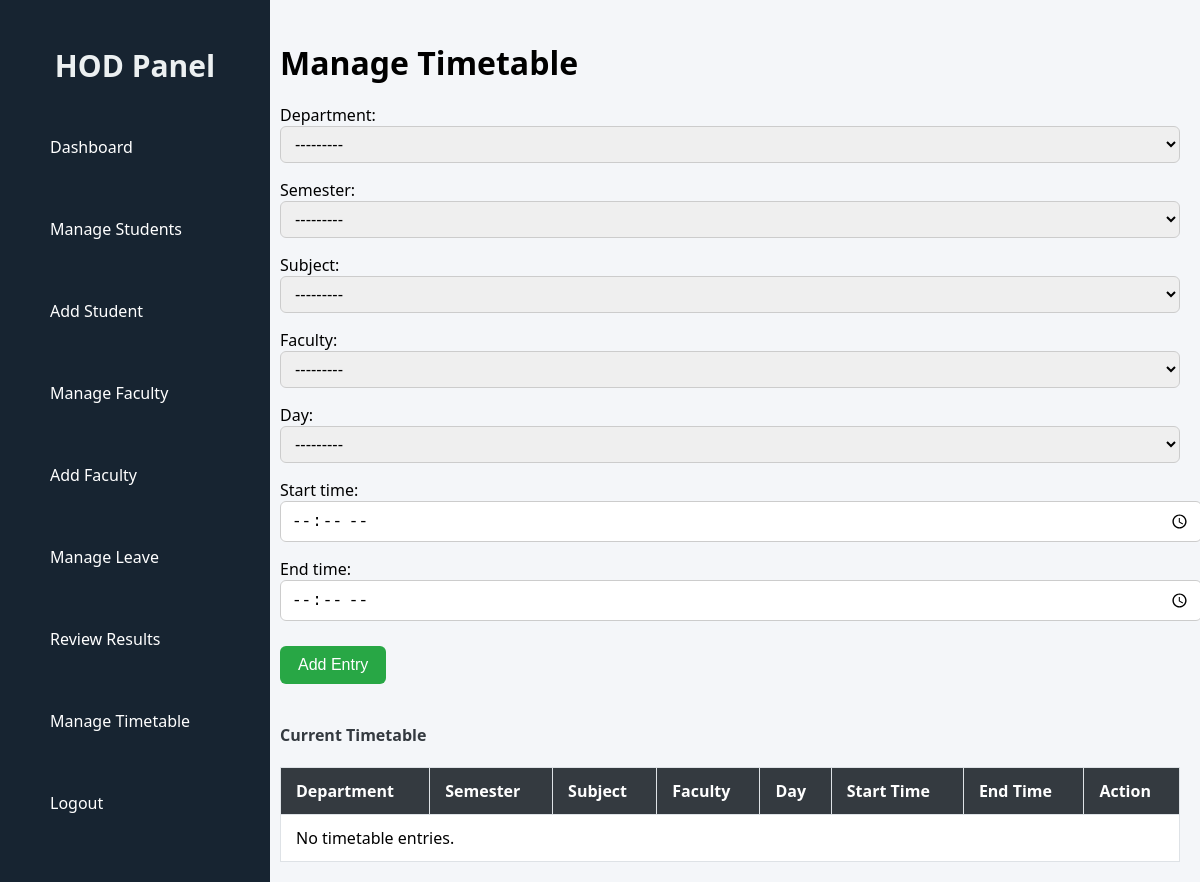
The app's page /hod/make-timetable/ (signed in), older data.
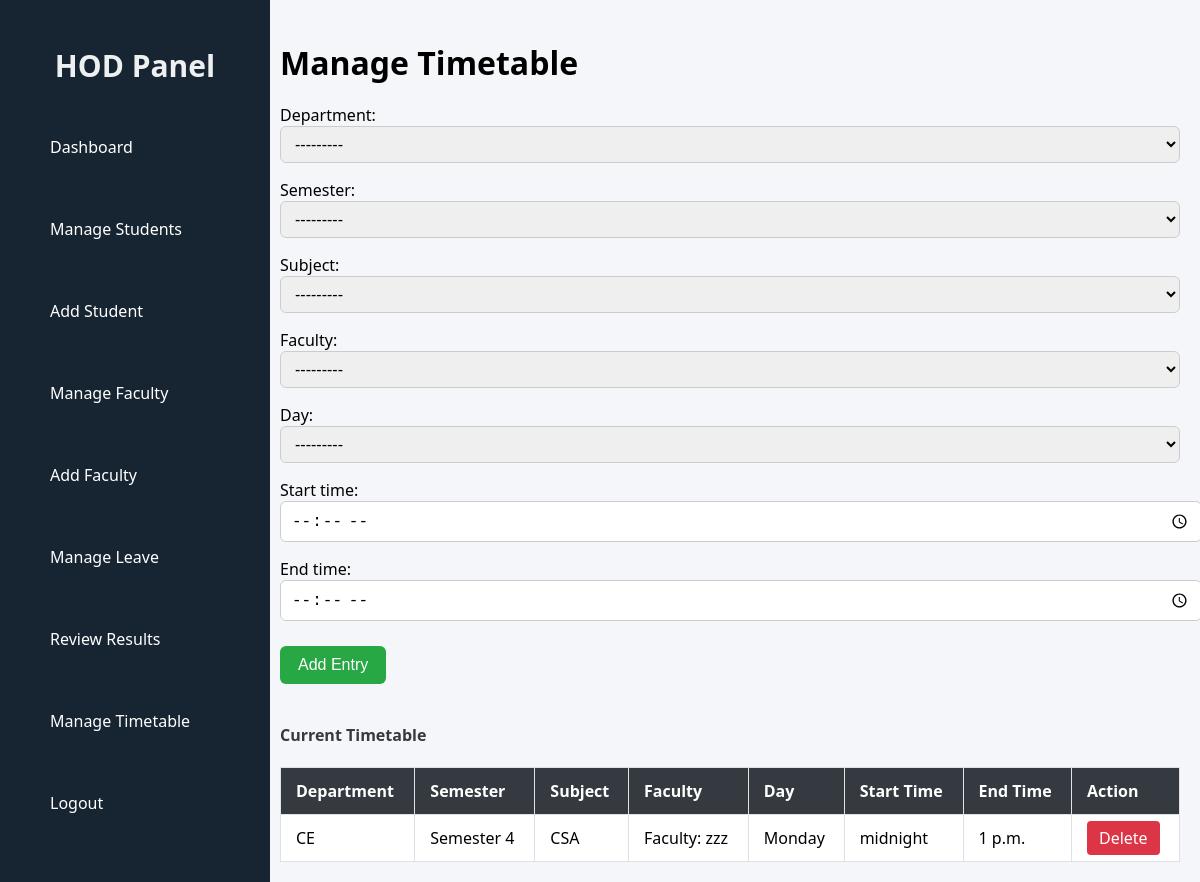
The same page, newer data.
### CMS/models.py (models this page shows, shortened)
class Timetable(models.Model):
    DAY_CHOICES = (
        ('Monday', 'Monday'),
        ('Tuesday', 'Tuesday'),
        ('Wednesday', 'Wednesday'),
        ('Thursday', 'Thursday'),
        ('Friday', 'Friday'),
        ('Saturday', 'Saturday'),
    )
    SEMESTER_CHOICES = (
        ('Semester 1', 'Semester 1'),
        ('Semester 2', 'Semester 2'),
        ('Semester 3', 'Semester 3'),
        ('Semester 4', 'Semester 4'),
        ('Semester 5', 'Semester 5'),
        ('Semester 6', 'Semester 6'),
        ('Semester 7', 'Semester 7'),
        ('Semester 8', 'Semester 8'),
    )
    department = models.ForeignKey(Department, on_delete=models.CASCADE)
    semester = models.CharField(max_length=20,choices=SEMESTER_CHOICES)
    subject = models.ForeignKey(Subject, on_delete=models.CASCADE)
    faculty = models.ForeignKey(Faculty, on_delete=models.CASCADE)
    day = models.CharField(max_length=20, choices=DAY_CHOICES)
    start_time = models.TimeField(null=True, blank=True)
    end_time = models.TimeField(null=True, blank=True)

class Department(models.Model):
    name = models.CharField(max_length=100)
    def __str__(self):
        return self.name

class Subject(models.Model):
    name = models.CharField(max_length=100)
    department = models.ForeignKey(Department, on_delete=models.CASCADE)
    faculty = models.ForeignKey(Faculty, on_delete=models.SET_NULL, null=True)
    semester = models.IntegerField()
    def __str__(self):
        return self.name

class Faculty(models.Model):
    GENDER_CHOICES = (
        ('Male', 'Male'),
        ('Female', 'Female'),
        ('Other', 'Other'),
    )
    user = models.OneToOneField(CustomUser, on_delete=models.CASCADE)
    department = models.ForeignKey(Department, on_delete=models.CASCADE)
    contact_number = models.CharField(max_length=15,unique=True)
    gender = models.CharField(max_length=10, choices=GENDER_CHOICES)
    address = models.TextField()
    DOJ = models.DateField()
    def __str__(self):
        return f"Faculty: {self.user.username}"

class CustomUser(AbstractUser):
    USER_ROLES = (
        ('student', 'Student'),
        ('faculty', 'Faculty'),
        ('hod', 'HOD'),
    )
    user_type = models.CharField(max_length=10, choices=USER_ROLES, default='student')
    email = models.EmailField(unique=True)
    role = models.CharField(max_length=10, choices=USER_ROLES)

### CMS/views.py (the view, shortened to what this page needs)
# urls.py: path('hod/make-timetable/', views.make_timetable, name='make_timetable'),
@login_required
def make_timetable(request):
    timetables = Timetable.objects.all().order_by('day', 'start_time')
    form = TimetableForm(request.POST or None)
    return render(request, 'hod_manage_timetable.html', {
        'form': form,
        'timetables': timetables
    })

### CMS/forms.py
class TimetableForm(forms.ModelForm):
    class Meta:
        model = Timetable
        fields = '__all__'
        widgets = {
            'start_time': forms.TimeInput(attrs={'type': 'time'}),
            'end_time': forms.TimeInput(attrs={'type': 'time'}),
        }
    def __init__(self, *args, **kwargs):
        super().__init__(*args, **kwargs)
        self.fields['department'].queryset = Department.objects.all()

### CMS/templates/hod_manage_timetable.html (shortened to what this page needs)
{% load static %}
<!DOCTYPE html>
<html lang="en">
<head>
    <link rel="stylesheet" href="{% static 'css/hod_manage_timetable.css' %}">
    <link rel="stylesheet" href="{% static 'css/sidebar.css' %}">
</head>
<body>
    <div class="manage-container">
        {% include 'hod_sidebar.html' %}
        <div class="main-content">
            <h1>Manage Timetable</h1>
        <form method="POST">
            {{ form.as_p }}
            <button type="submit">Add Entry</button>
        </form>
        <h4>Current Timetable</h4>
        <table>
            <thead>
                <tr>
                    <th>Department</th>
                    <th>Semester</th>
                    <th>Subject</th>
                    <th>Faculty</th>
                    <th>Day</th>
                    <th>Start Time</th>
                    <th>End Time</th>
                    <th>Action</th>
                </tr>
            </thead>
            <tbody>
                {% for entry in timetables %}
                <tr>
                    <td>{{ entry.department.name }}</td>
                    <td>{{ entry.semester }}</td>
                    <td>{{ entry.subject.name }}</td>
                    <td>{{ entry.faculty }}</td>
                    <td>{{ entry.day }}</td>
                    <td>{{ entry.start_time }}</td>
                    <td>{{ entry.end_time }}</td>
                    <td>
                        <a href="{% url 'delete_timetable' entry.id %}" class="btn-danger">Delete</a>
                    </td>
                </tr>
                {% empty %}
                <tr><td colspan="8">No timetable entries.</td></tr>
                {% endfor %}
            </tbody>
        </table>
        </div>
    </div>
</body>
</html>

### CMS/templates/hod_sidebar.html
<div class="sidebar">
    <h2>HOD Panel</h2>
    <ul>
        <li><a href="{% url 'hod_dashboard' %}">Dashboard</a></li>
        <li><a href="{% url 'manage_student' %}">Manage Students</a></li>
        <li><a href="{% url 'add_student' %}">Add Student</a></li>
        <li><a href="{% url 'manage_faculty' %}">Manage Faculty</a></li>
        <li><a href="{% url 'add_faculty' %}">Add Faculty</a></li>
        <li><a href="{% url 'view_leave' %}">Manage Leave</a></li>
        <li><a href="{% url 'review_result' %}">Review Results</a></li>
        <li><a href="{% url 'make_timetable' %}">Manage Timetable</a></li>
        <li><a href="{% url 'logout' %}">Logout</a></li>
    </ul>
</div>

### CMS/static/css/hod_manage_timetable.css (style rules this page uses)
body { margin: 0; font-family: 'Segoe UI', Tahoma, Geneva, Verdana, sans-serif; background-color: #f4f6f9; }
.manage-container { display: flex; height: 100vh; }
.main-content { margin-left: 260px; padding: 20px; flex-grow: 1; overflow-y: auto; }
h1 { margin-bottom: 20px; }
h2, h4 { color: #343a40; }
form { margin-bottom: 40px; }
form p { margin-bottom: 15px; }
input, select { padding: 8px 10px; width: 100%; border-radius: 6px; border: 1px solid #ccc; font-size: 16px; }
button { background-color: #28a745; color: white; padding: 10px 18px; font-size: 16px; border: none; border-radius: 6px; cursor: pointer; margin-top: 10px; }
table { width: 100%; border-collapse: collapse; background-color: #fff; }
table thead { background-color: #343a40; color: white; }
table th, table td { padding: 12px 15px; border: 1px solid #dee2e6; text-align: left; }
.btn-danger { background-color: #dc3545; padding: 6px 12px; color: white; text-decoration: none; border-radius: 4px; }

### CMS/static/css/sidebar.css (style rules this page uses)
.sidebar { width: 250px; background-color: #172431; color: white; justify-content: space-between; padding: 20px 10px; position: fixed; height: 100%; }
.sidebar h2 { text-align: center; margin-bottom: 20px; font-size: 30px; color: #ecf0f1; }
.sidebar ul { list-style-type: none; padding: 0; margin: 0; }
.sidebar ul li { padding: 15px 20px; }
.sidebar ul li a { color: white; text-decoration: none; display: block; padding: 15px 20px; border-radius: 8px; transition: background-color 0.3s ease; }

Row changes from the older to the newer data that the page shows:
added Timetable: department.name "CE", semester "Semester 4", subject.name "CSA", faculty "Faculty: zzz", day "Monday", start_time "midnight", end_time "1 p.m."
Text that changed along with them:
text no longer shown: "No timetable entries."
